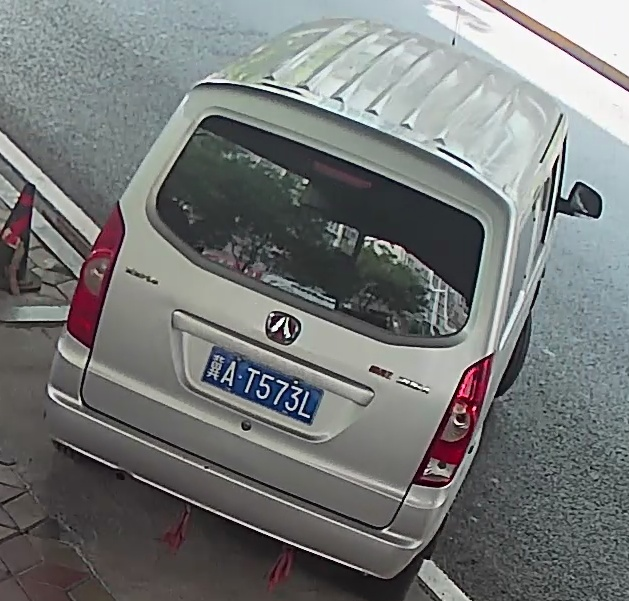
//> input picture opencv/图像旋转/2.jpg, 629 x 601 px
$ ./rotate 2.jpg 45   (built with g++ and OpenCV 4)
//> lines starting //> are read from the running program, lines starting //| are printed output that depends on the picture
/*************************************************************************
	> File Name: rotate.cpp
	> Author: Harvey
	> Mail: hanwei@zhihuihutong.com
	> Created Time: 2018年08月30日 星期四 10时08分49秒
 ************************************************************************/

#include <iostream>
#include <opencv2/opencv.hpp>

using namespace std;


int main(int argc, char **argv){
    cv::Mat src = cv::imread(argv[1]);
//> src is the input picture: 601 rows x 629 cols, CV_8UC3; mean B, G, R 119.3, 120, 117.3
    cv::imshow("src", src);
    double angle = atoi(argv[2]);
//> angle = 45
    angle = -angle;
//> angle = -45
    cv::Point2f center(src.cols / 2, src.rows / 2);
//> center = Point(314, 300)
    cv::Mat rot = cv::getRotationMatrix2D(center, angle, 1);
//> rot = [[0.707, -0.707, 304.1], [0.707, 0.707, -134.2]]
    cv::imshow("rot", rot);
    cv::Rect bbox = cv::RotatedRect(center, src.size(), angle).boundingRect();
//> bbox = Rect(-121, -135, 871, 871)

    rot.at<double>(0, 2) += bbox.width / 2.0 - center.x;
//> rot = [[0.707, -0.707, 425.6], [0.707, 0.707, -134.2]]
    rot.at<double>(1, 2) += bbox.height / 2.0 - center.y;
//> rot = [[0.707, -0.707, 425.6], [0.707, 0.707, 1.34]]

    cv::Mat dst;
    cv::warpAffine(src, dst, rot, bbox.size(), cv::INTER_CUBIC, cv::BORDER_CONSTANT, cv::Scalar(255, 255, 255));
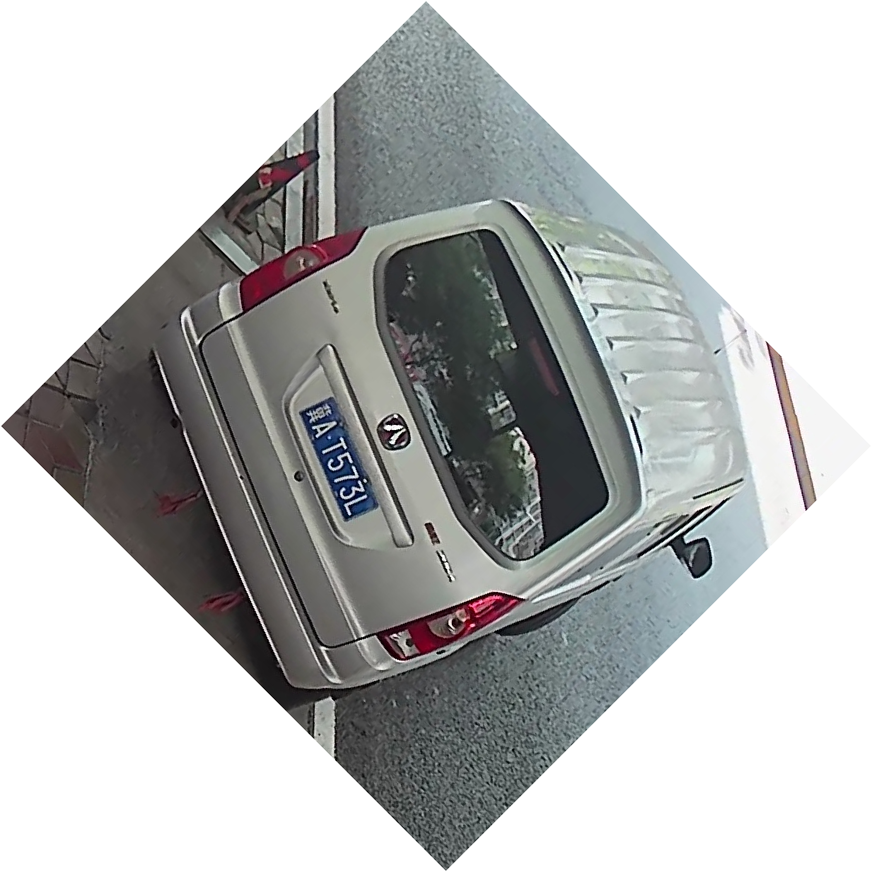
//> dst: 871 rows x 871 cols, CV_8UC3; mean B, G, R 187.4, 187.7, 186.4
    cv::imshow("dst", dst);
    cv::waitKey(0);

}
